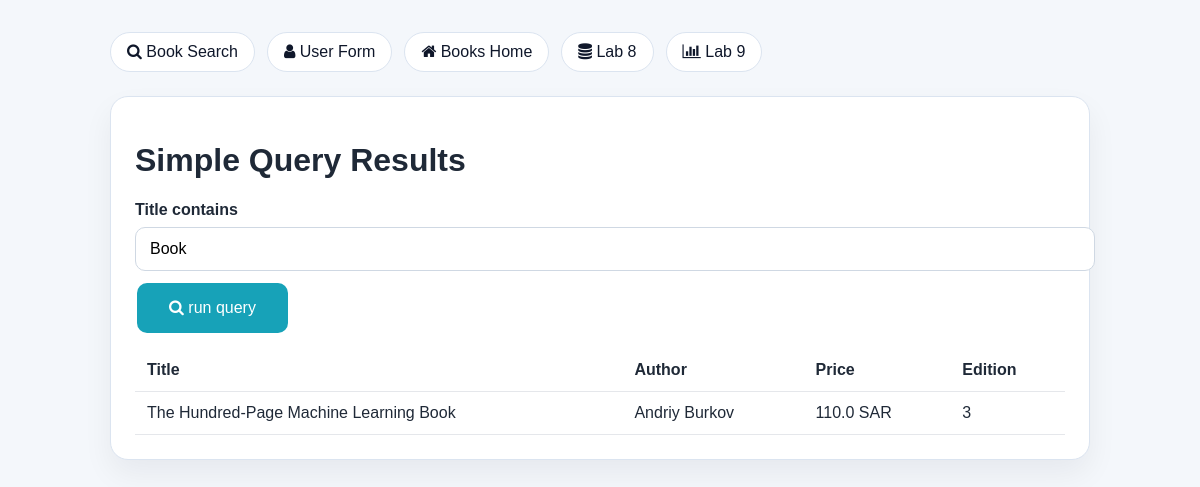
The page /books/simple/query on the database its author committed.
### apps/bookmodule/models.py (models this page shows, shortened)
class Book(models.Model):
    title = models.CharField(max_length=50)
    author = models.CharField(max_length=50)
    price = models.FloatField(default=0.0)
    edition = models.SmallIntegerField(default=1)
    quantity = models.IntegerField(default=1)
    pubdate = models.DateTimeField(default=timezone.now)
    rating = models.SmallIntegerField(default=1)
    publisher = models.ForeignKey(
        Publisher,
        null=True,
        blank=True,
        on_delete=models.SET_NULL,
        related_name="books",
    )
    authors = models.ManyToManyField(Author, blank=True, related_name="books")
    class Meta:
        ordering = ["title", "id"]

### apps/bookmodule/views.py (the view)
# urls.py: path("simple/query", views.simple_query, name="simple-query"),
def simple_query(request):
    query_text = request.GET.get("q", "Book").strip()
    books = Book.objects.filter(title__icontains=query_text)
    return render(
        request,
        "bookmodule/bookList.html",
        {"books": books, "query_text": query_text, "mode": "simple"},
    )

### apps/templates/bookmodule/bookList.html (shortened to what this page needs)
{% extends "layouts/base.html" %}
{% block content %}
<div class="card">
    <h1>{% if mode == "simple" %}Simple Query Results{% else %}Books List{% endif %}</h1>
    {% if mode == "simple" %}
        <form method="get" action="{% url 'simple-query' %}">
            <label for="q">Title contains</label>
            <input id="q" name="q" type="text" value="{{ query_text }}" placeholder="enter part of a title" />
            <button type="submit"><i class="fa fa-search" aria-hidden="true"></i> run query</button>
        </form>
    {% endif %}
    {% if books %}
        <table>
            <thead>
                <tr>
                    <th>Title</th>
                    <th>Author</th>
                    {% if mode == "simple" %}
                        <th>Price</th>
                        <th>Edition</th>
                    {% else %}
                        <th>ID</th>
                    {% endif %}
                </tr>
            </thead>
            <tbody>
                {% for book in books %}
                    <tr>
                        <td>{{ book.title }}</td>
                        <td>{{ book.author }}</td>
                        {% if mode == "simple" %}
                            <td>{{ book.price }} SAR</td>
                            <td>{{ book.edition }}</td>
                        {% else %}
                            <td>{{ book.id }}</td>
                        {% endif %}
                    </tr>
                {% endfor %}
            </tbody>
        </table>
    {% else %}
        <p>No books were found.</p>
    {% endif %}
</div>
{% endblock content %}

### apps/templates/layouts/base.html (style rules this page uses)
body { margin: 0; font-family: Arial, sans-serif; background: #f4f7fb; color: #1f2937; }
.card { background: #fff; border: 1px solid #dbe4f0; border-radius: 18px; padding: 24px; box-shadow: 0 14px 30px rgba(15, 23, 42, 0.06); margin-bottom: 20px; }
label { display: block; margin-bottom: 8px; font-weight: bold; }
input { width: 100%; padding: 12px 14px; border: 1px solid #cfd8e3; border-radius: 10px; font-size: 1rem; }
button { color: #fff; background-color: #17a2b8; border-color: #17a2b8; border: none; padding: 16px 32px; text-align: center; text-decoration: none; display: inline-block; font-size: 16px; margin: 12px 2px 0; transition-duration: 0.4s; border-radius: 10px; cursor: pointer; }
table { width: 100%; border-collapse: collapse; margin-top: 16px; }
th, td { border-bottom: 1px solid #e5e7eb; padding: 12px; text-align: left; }

### rows shown on the page
Book: title "The Hundred-Page Machine Learning Book", author "Andriy Burkov", price "110.0", edition "3"
